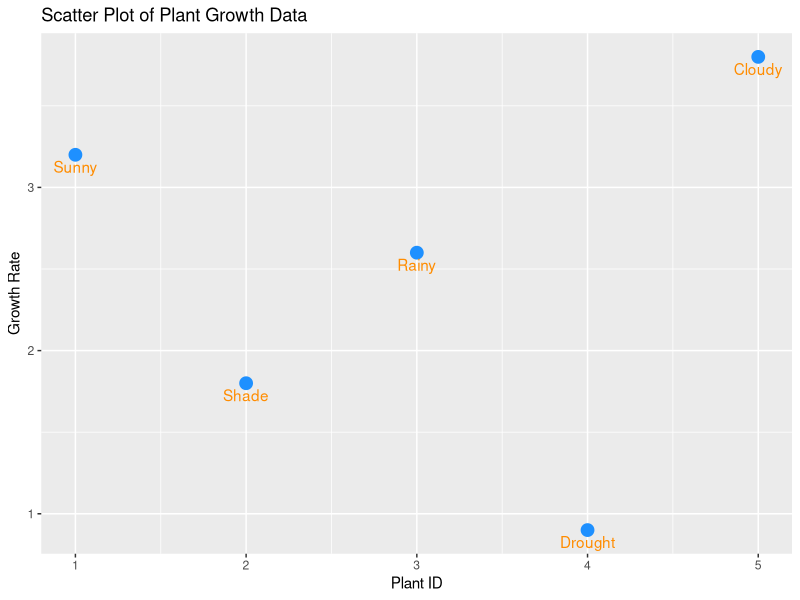

This chart was generated by the following R code:
# Step 1 (Run only once)
# install.packages("ggplot2")

# Step 2
library(ggplot2)

# Step 3: Create dataset
data <- data.frame(
  Plant_ID = 1:5,
  Growth_Rate = c(3.2, 1.8, 2.6, 0.9, 3.8),
  Condition_Label = c("Sunny", "Shade", "Rainy", "Drought", "Cloudy")
)

# Print dataset
print(data)

# Step 4: Scatter Plot
ggplot(data, aes(x = Plant_ID, y = Growth_Rate)) +
  geom_point(color = "dodgerblue", size = 4) +
  geom_text(aes(label = Condition_Label), vjust = 1.5, color = "darkorange") +
  labs(title = "Scatter Plot of Plant Growth Data",
       x = "Plant ID",
       y = "Growth Rate")
